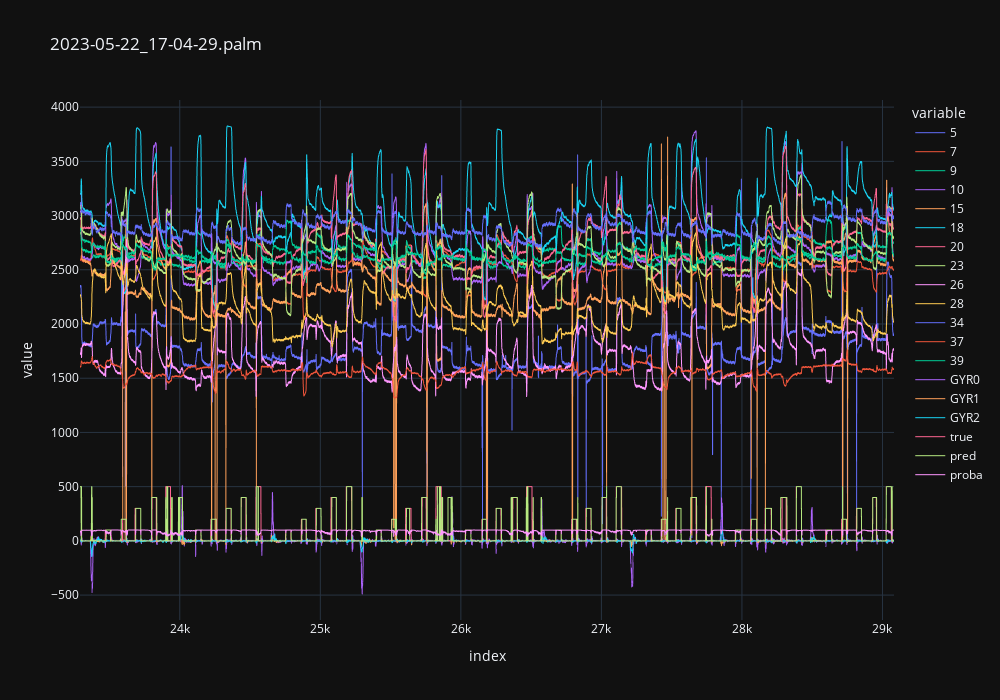

The notebook cell saved with this chart:
### Code cell
fig_data = X_test.copy()
fig_data['true'] = y_test.copy() * 100
#fig_data['true'] *= 100
fig_data['pred'] = y_pred.copy() * 100
#fig_data['pred'] *= 100
fig_data['proba'] = y_proba * 100

#fig = px.line(fig_data, y=features + ['true', 'pred'], width=1000, height=700, title=montage)#, color='proba')
fig = px.line(fig_data, width=1000, height=700, title=montage)#, color='proba')
fig.update_traces(line=dict(width=1))
#fig.add_scatter(x = fig_data.index, y=-fig_data.proba, line=dict(width=1), name='proba')
fig.show()

### Figure 1 — Plotly figure (JSON) as saved in the notebook; plotly's stock layout.template omitted (floating-point values rounded to 4 significant figures; data arrays with more than 128 entries replaced by an {"elided": "..."} marker saying what was removed)
{"data": [{"hovertemplate": "variable=5<br>index=%{x}<br>value=%{y}<extra></extra>", "legendgroup": "5", "line": {"color": "#636efa", "dash": "solid", "width": 1}, "marker": {"symbol": "circle"}, "mode": "lines", "name": "5", "showlegend": true, "type": "scattergl", "x": {"elided": "5793 int values"}, "xaxis": "x", "y": {"elided": "5793 int values"}, "yaxis": "y"}, {"hovertemplate": "variable=7<br>index=%{x}<br>value=%{y}<extra></extra>", "legendgroup": "7", "line": {"color": "#EF553B", "dash": "solid", "width": 1}, "marker": {"symbol": "circle"}, "mode": "lines", "name": "7", "showlegend": true, "type": "scattergl", "x": {"elided": "5793 int values"}, "xaxis": "x", "y": {"elided": "5793 int values"}, "yaxis": "y"}, {"hovertemplate": "variable=9<br>index=%{x}<br>value=%{y}<extra></extra>", "legendgroup": "9", "line": {"color": "#00cc96", "dash": "solid", "width": 1}, "marker": {"symbol": "circle"}, "mode": "lines", "name": "9", "showlegend": true, "type": "scattergl", "x": {"elided": "5793 int values"}, "xaxis": "x", "y": {"elided": "5793 int values"}, "yaxis": "y"}, {"hovertemplate": "variable=10<br>index=%{x}<br>value=%{y}<extra></extra>", "legendgroup": "10", "line": {"color": "#ab63fa", "dash": "solid", "width": 1}, "marker": {"symbol": "circle"}, "mode": "lines", "name": "10", "showlegend": true, "type": "scattergl", "x": {"elided": "5793 int values"}, "xaxis": "x", "y": {"elided": "5793 int values"}, "yaxis": "y"}, {"hovertemplate": "variable=15<br>index=%{x}<br>value=%{y}<extra></extra>", "legendgroup": "15", "line": {"color": "#FFA15A", "dash": "solid", "width": 1}, "marker": {"symbol": "circle"}, "mode": "lines", "name": "15", "showlegend": true, "type": "scattergl", "x": {"elided": "5793 int values"}, "xaxis": "x", "y": {"elided": "5793 int values"}, "yaxis": "y"}, {"hovertemplate": "variable=18<br>index=%{x}<br>value=%{y}<extra></extra>", "legendgroup": "18", "line": {"color": "#19d3f3", "dash": "solid", "width": 1}, "marker": {"symbol": "circle"}, "mode": "lines", "name": "18", "showlegend": true, "type": "scattergl", "x": {"elided": "5793 int values"}, "xaxis": "x", "y": {"elided": "5793 int values"}, "yaxis": "y"}, {"hovertemplate": "variable=20<br>index=%{x}<br>value=%{y}<extra></extra>", "legendgroup": "20", "line": {"color": "#FF6692", "dash": "solid", "width": 1}, "marker": {"symbol": "circle"}, "mode": "lines", "name": "20", "showlegend": true, "type": "scattergl", "x": {"elided": "5793 int values"}, "xaxis": "x", "y": {"elided": "5793 int values"}, "yaxis": "y"}, {"hovertemplate": "variable=23<br>index=%{x}<br>value=%{y}<extra></extra>", "legendgroup": "23", "line": {"color": "#B6E880", "dash": "solid", "width": 1}, "marker": {"symbol": "circle"}, "mode": "lines", "name": "23", "showlegend": true, "type": "scattergl", "x": {"elided": "5793 int values"}, "xaxis": "x", "y": {"elided": "5793 int values"}, "yaxis": "y"}, {"hovertemplate": "variable=26<br>index=%{x}<br>value=%{y}<extra></extra>", "legendgroup": "26", "line": {"color": "#FF97FF", "dash": "solid", "width": 1}, "marker": {"symbol": "circle"}, "mode": "lines", "name": "26", "showlegend": true, "type": "scattergl", "x": {"elided": "5793 int values"}, "xaxis": "x", "y": {"elided": "5793 int values"}, "yaxis": "y"}, {"hovertemplate": "variable=28<br>index=%{x}<br>value=%{y}<extra></extra>", "legendgroup": "28", "line": {"color": "#FECB52", "dash": "solid", "width": 1}, "marker": {"symbol": "circle"}, "mode": "lines", "name": "28", "showlegend": true, "type": "scattergl", "x": {"elided": "5793 int values"}, "xaxis": "x", "y": {"elided": "5793 int values"}, "yaxis": "y"}, {"hovertemplate": "variable=34<br>index=%{x}<br>value=%{y}<extra></extra>", "legendgroup": "34", "line": {"color": "#636efa", "dash": "solid", "width": 1}, "marker": {"symbol": "circle"}, "mode": "lines", "name": "34", "showlegend": true, "type": "scattergl", "x": {"elided": "5793 int values"}, "xaxis": "x", "y": {"elided": "5793 int values"}, "yaxis": "y"}, {"hovertemplate": "variable=37<br>index=%{x}<br>value=%{y}<extra></extra>", "legendgroup": "37", "line": {"color": "#EF553B", "dash": "solid", "width": 1}, "marker": {"symbol": "circle"}, "mode": "lines", "name": "37", "showlegend": true, "type": "scattergl", "x": {"elided": "5793 int values"}, "xaxis": "x", "y": {"elided": "5793 int values"}, "yaxis": "y"}, {"hovertemplate": "variable=39<br>index=%{x}<br>value=%{y}<extra></extra>", "legendgroup": "39", "line": {"color": "#00cc96", "dash": "solid", "width": 1}, "marker": {"symbol": "circle"}, "mode": "lines", "name": "39", "showlegend": true, "type": "scattergl", "x": {"elided": "5793 int values"}, "xaxis": "x", "y": {"elided": "5793 int values"}, "yaxis": "y"}, {"hovertemplate": "variable=GYR0<br>index=%{x}<br>value=%{y}<extra></extra>", "legendgroup": "GYR0", "line": {"color": "#ab63fa", "dash": "solid", "width": 1}, "marker": {"symbol": "circle"}, "mode": "lines", "name": "GYR0", "showlegend": true, "type": "scattergl", "x": {"elided": "5793 int values"}, "xaxis": "x", "y": {"elided": "5793 int values"}, "yaxis": "y"}, {"hovertemplate": "variable=GYR1<br>index=%{x}<br>value=%{y}<extra></extra>", "legendgroup": "GYR1", "line": {"color": "#FFA15A", "dash": "solid", "width": 1}, "marker": {"symbol": "circle"}, "mode": "lines", "name": "GYR1", "showlegend": true, "type": "scattergl", "x": {"elided": "5793 int values"}, "xaxis": "x", "y": {"elided": "5793 int values"}, "yaxis": "y"}, {"hovertemplate": "variable=GYR2<br>index=%{x}<br>value=%{y}<extra></extra>", "legendgroup": "GYR2", "line": {"color": "#19d3f3", "dash": "solid", "width": 1}, "marker": {"symbol": "circle"}, "mode": "lines", "name": "GYR2", "showlegend": true, "type": "scattergl", "x": {"elided": "5793 int values"}, "xaxis": "x", "y": {"elided": "5793 int values"}, "yaxis": "y"}, {"hovertemplate": "variable=true<br>index=%{x}<br>value=%{y}<extra></extra>", "legendgroup": "true", "line": {"color": "#FF6692", "dash": "solid", "width": 1}, "marker": {"symbol": "circle"}, "mode": "lines", "name": "true", "showlegend": true, "type": "scattergl", "x": {"elided": "5793 int values"}, "xaxis": "x", "y": {"elided": "5793 int values"}, "yaxis": "y"}, {"hovertemplate": "variable=pred<br>index=%{x}<br>value=%{y}<extra></extra>", "legendgroup": "pred", "line": {"color": "#B6E880", "dash": "solid", "width": 1}, "marker": {"symbol": "circle"}, "mode": "lines", "name": "pred", "showlegend": true, "type": "scattergl", "x": {"elided": "5793 int values"}, "xaxis": "x", "y": {"elided": "5793 int values"}, "yaxis": "y"}, {"hovertemplate": "variable=proba<br>index=%{x}<br>value=%{y}<extra></extra>", "legendgroup": "proba", "line": {"color": "#FF97FF", "dash": "solid", "width": 1}, "marker": {"symbol": "circle"}, "mode": "lines", "name": "proba", "showlegend": true, "type": "scattergl", "x": {"elided": "5793 int values"}, "xaxis": "x", "y": {"elided": "5793 float values"}, "yaxis": "y"}], "layout": {"height": 700, "legend": {"title": {"text": "variable"}, "tracegroupgap": 0}, "title": {"text": "2023-05-22_17-04-29.palm"}, "width": 1000, "xaxis": {"anchor": "y", "domain": [0, 1], "title": {"text": "index"}}, "yaxis": {"anchor": "x", "domain": [0, 1], "title": {"text": "value"}}}}
